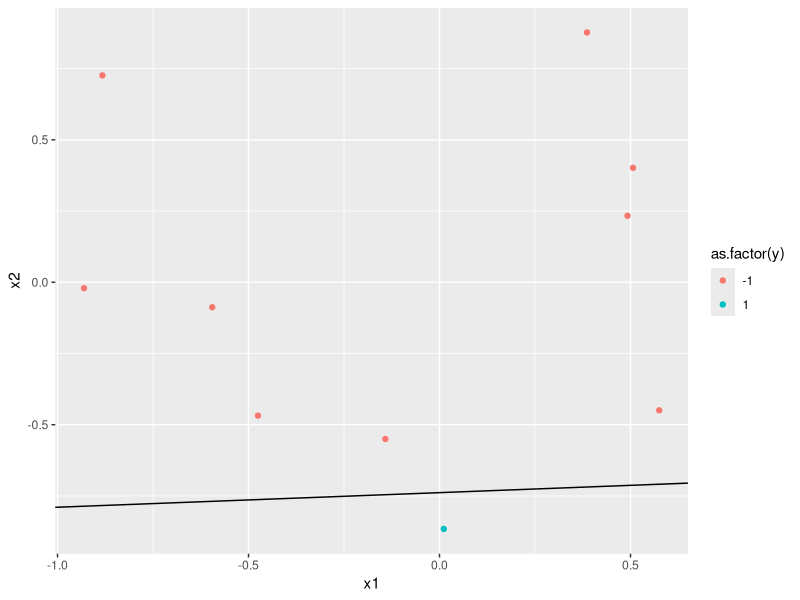

Write R code to recreate this figure. (Note: this script raises an error after producing the figure.)

## Load the library
library(ggplot2)

## Function to generate the data
data.generate = function(n = 10, ext = 1){ 
  # Generate the points.
  x1 = runif(n, -ext, ext)
  x2 = runif(n, -ext, ext)
  
  # Draw a random line in the area.
  point = runif(2, -ext, ext)
  point2 = runif(2, -ext, ext)
  slope = (point2[2] - point[2]) / (point2[1] - point[1])
  intercept = point[2] - slope * point[1]
  
  # Assign the dependent values.
  y = as.numeric(x1 * slope + intercept > x2) * 2 - 1
  
  # Return the values.
  data = data.frame(x1,x2,y)
  return(list(data = data,slope = slope, intercept = intercept))
}  

## Generates the data; passing the parameters with desired numbers can change the points generated as well as the range. (n = 100, ext = 2)
generated = data.generate()

## Plot the data.
qplot(x1,x2,col= as.factor(y), data = generated$data) + geom_abline(intercept = generated$intercept, slope = generated$slope)

## linear regression
linearweight<-function(x=generated[["data"]]){
  constant<-rep(1,length(x[,1]))
  x<-cbind(constant,x)
  X<-as.matrix(x[,c(1,2,3)])
  Xinversed<-pseudoinverse(X)
  Y<-as.matrix(x[,c(4)])
  w<-Xinversed%*%Y
  return(w)
}

w<-as.vector(t(linearweight()))

count<-0
PLA<-function(independent1=generated, w1=w, count1=count){
  independent1 = as.matrix(cbind(1, independent1$data[c(1,2,3)]))
  boolean<-logical()
  for(i in 1:nrow(independent1)){
    result=w1[1]*independent1[i,1]+w1[2]*independent1[i,2]+w1[3]*independent1[i,3]
    if (result>0){
      score=1}
    else
    {score=-1}
    if (score==independent1[i,4]){
      boolean<-c(boolean,T)}
    else{
      boolean<-c(boolean,F)}
  }
  if (any(boolean==F)){
    if (count1<=10000){
      value<-which(boolean==F)
      selectedvalue<-sample(value,1)
      w1[1]=w1[1]+independent1[selectedvalue,4]*independent1[selectedvalue,1]
      w1[2]=w1[2]+independent1[selectedvalue,4]*independent1[selectedvalue,2]
      w1[3]=w1[3]+independent1[selectedvalue,4]*independent1[selectedvalue,3]
      count1<-count1+1
      return(PLA(independent1, w1,count1))}
    else{return(count1)}}
  else{
    count1<-count1+1
    return(count1)
  }
}

Repeat<-function(){
  temp<-vector()
  for (i in 1:1000){
    generated = data.generate()
    w<-as.vector(t(linearweight(x=generated[["data"]])))
    count<-0
    temp<-c(temp, PLA(generated,w,count))
  }
  return(mean(temp))
}